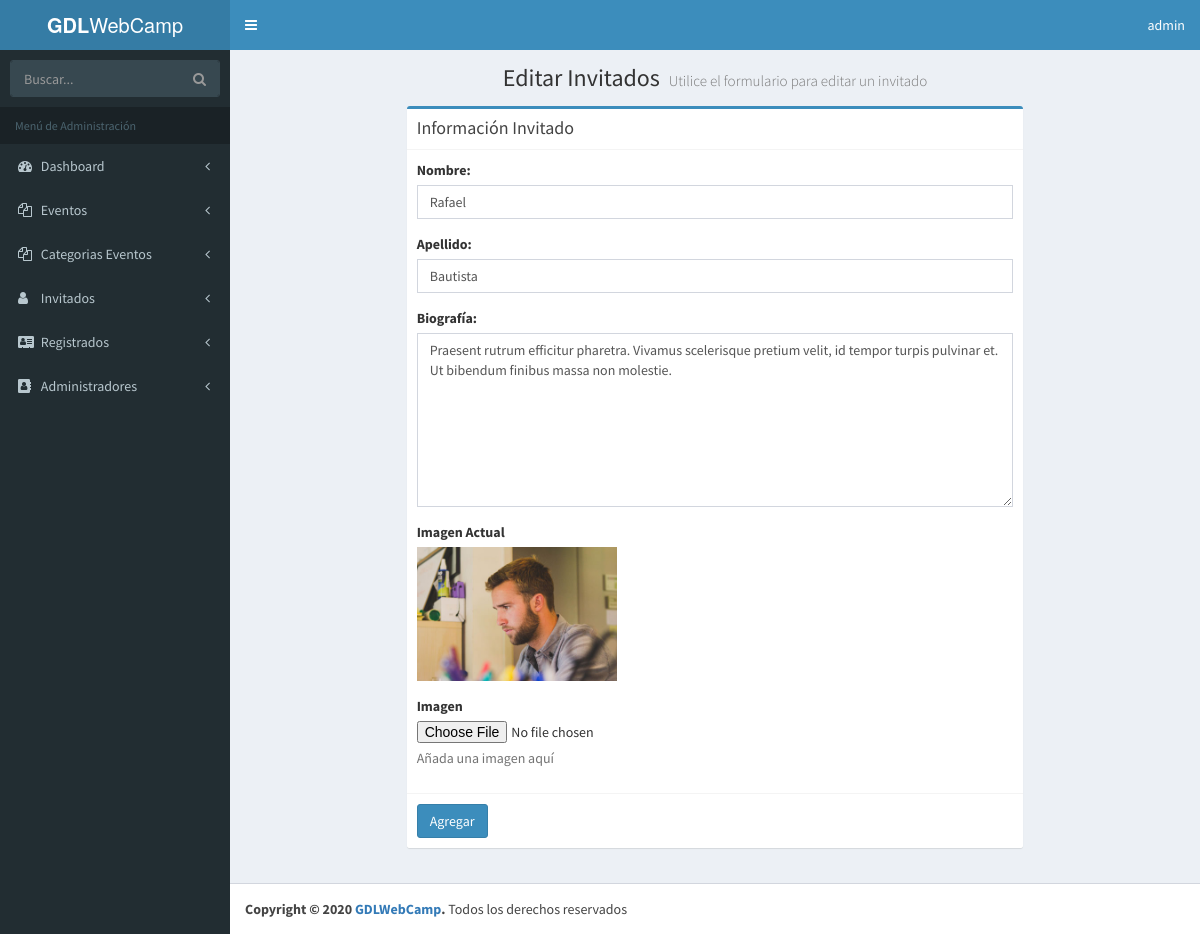
The app's page /temp/GDLWEBCAMP/gdlwebcamp/admin/editar-invitado.php?id=1 (signed in) with its own data.
### tables this page shows
CREATE TABLE `invitados` (
  `invitado_id` tinyint(4) NOT NULL,
  `nombre_invitado` varchar(30) NOT NULL,
  `apellido_invitado` varchar(30) NOT NULL,
  `descripcion` text NOT NULL,
  `url_imagen` varchar(50) NOT NULL,
  `editado` datetime NOT NULL
);

### temp/GDLWEBCAMP/gdlwebcamp/admin/editar-invitado.php (the view, shortened to what this page needs)
<?php
    $id = $_GET['id'];
    include_once 'funciones/funciones.php';
    include_once 'templates/header.php';
?>
<body  class="hold-transition skin-blue fixed sidebar-mini" data-elemento="Eventos">
    <div class="wrapper">
        <?php include_once 'templates/barra.php'; ?>
        <?php include_once 'templates/navegacion.php'; ?>
  <div class="content-wrapper">
    <section class="content-header">
      <h1 class="text-center">
        Editar Invitados
        <small>Utilice el formulario para editar un invitado</small>
      </h1>
    </section>
    <section class="content">
            <div class="row">
                <div class="col-lg-8 col-lg-offset-2">
                    <div class="box box-primary">
                            <div class="box-header with-border">
                                <h3 class="box-title">Información Invitado</h3>
                            </div>
                                <?php
                                    $sql = "SELECT * FROM invitados WHERE invitado_id = $id ";
                                    $resultado = $conn->query($sql);
                                    $invitado = $resultado->fetch_assoc();
                                ?>
                                <form role="form" id="guardar-registro-archivo" action="modelo-invitado.php" method="post" enctype="multipart/form-data">
                                    <div class="box-body">
                                            <div class="form-group">
                                                <label for="nombre_invitado">Nombre: </label>
                                                <input type="text" class="form-control" id="nombre_invitado" name="nombre_invitado" placeholder="Nombre" value="<?php echo $invitado['nombre_invitado']; ?>">
                                            </div>
                                            <div class="form-group">
                                                <label for="apellido_invitado">Apellido: </label>
                                                <input type="text" class="form-control" id="apellido_invitado" name="apellido_invitado" placeholder="Apellido" value="<?php echo $invitado['apellido_invitado']; ?>">
                                            </div>
                                            <div class="form-group">
                                                <label for="biografia_invitado">Biografía: </label>
                                                <textarea class="form-control" id="biografia_invitado" name="biografia_invitado" placeholder="Biografia" rows="8"><?php echo $invitado['descripcion']; ?></textarea>
                                            </div>
                                            <div class="form-group">
                                                <label>Imagen Actual</label>
                                                <br>
                                                <img src="../img/invitados/<?php echo $invitado['url_imagen']; ?>" width="200">
                                            </div>
                                            <div class="form-group">
                                                <label for="archivo_imagen">Imagen</label>
                                                <input type="file" id="archivo_imagen" name="archivo_imagen">
                                                <p class="help-block">Añada una imagen aquí</p>
                                            </div>
                                    </div>
                                    <div class="box-footer">
                                        <button type="submit" name="agregar" id="agregar" class="btn btn-primary">Agregar</button>
                                    </div>
                                </form>
                    </div>
                </div>
            </div>
    </section>
  </div>
<?php
    include_once 'templates/footer.php';
    include_once 'templates/footer-scripts.php';
?>

### records on screen
invitados: nombre_invitado "Rafael", apellido_invitado "Bautista", biografia_invitado "Praesent rutrum efficitur pharetra. Vivamus scelerisque pretium velit, id tempor turpis pulvinar et. Ut bibendum finibus massa non molestie.", url_imagen (picture)

### other values on screen
$usuario "admin"
